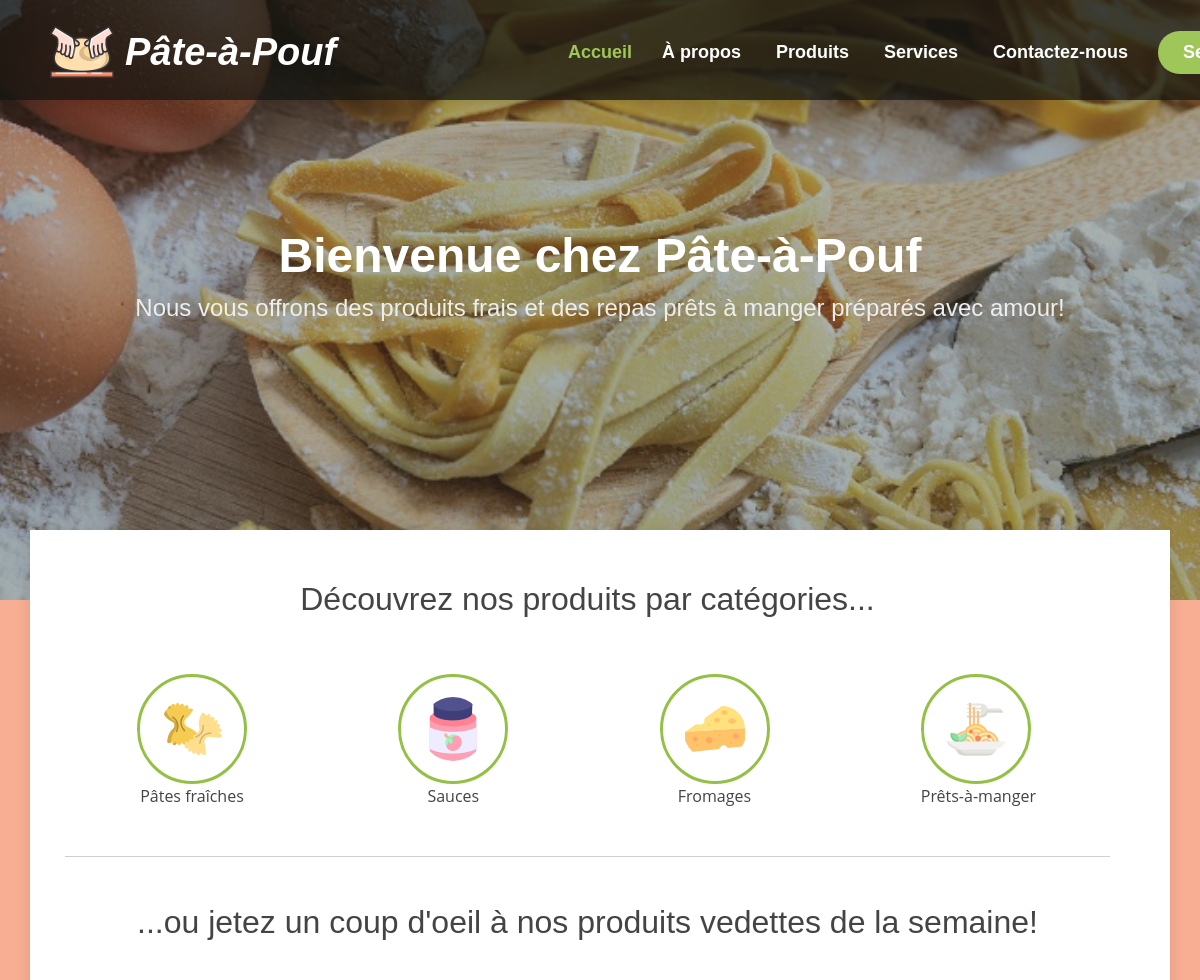
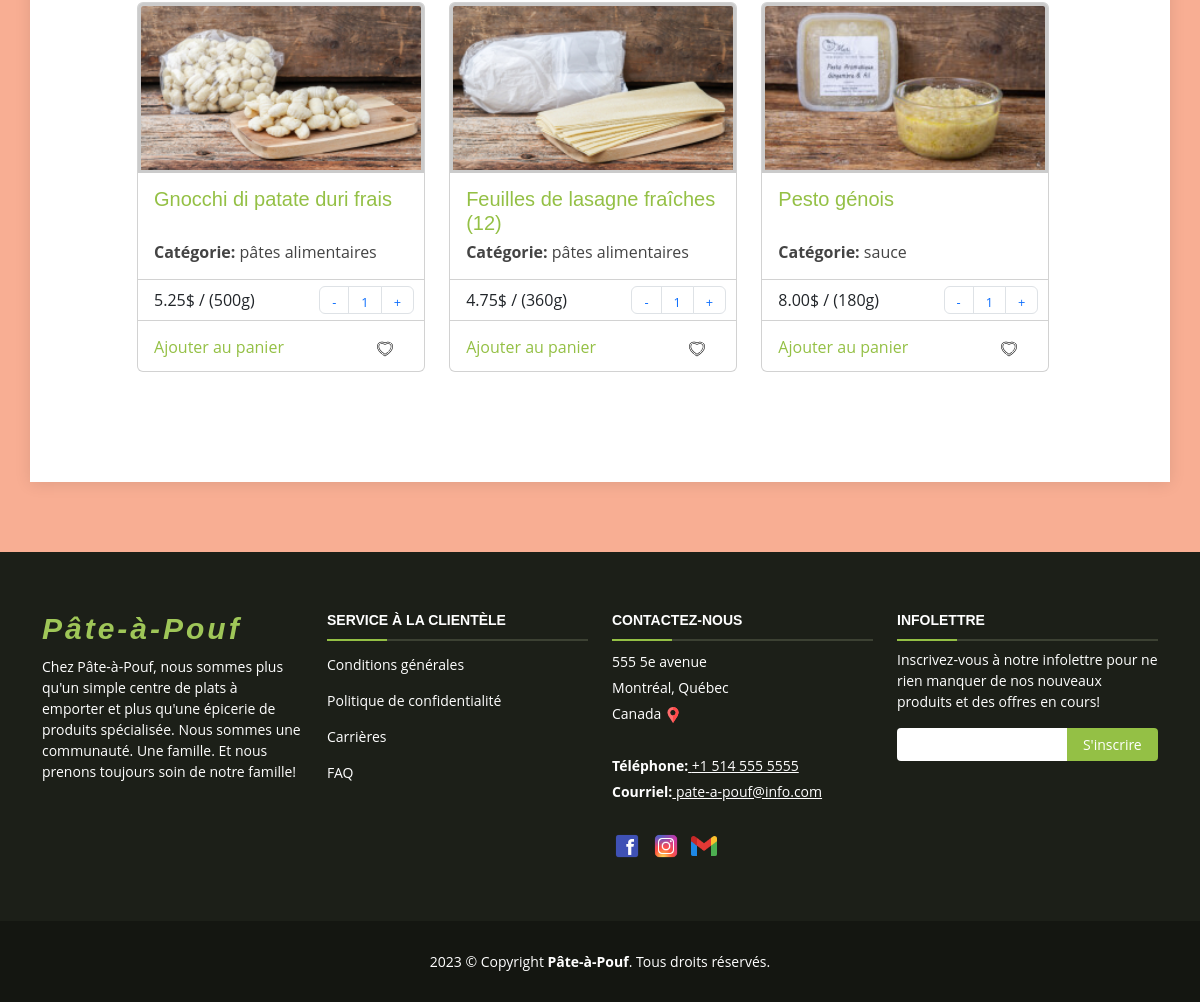
The page / on the database its author committed (2 pictures, top to bottom).
### tables this page shows
CREATE TABLE `produits` (
  `IdP` int(11) NOT NULL,
  `nom` varchar(50) NOT NULL,
  `categorie` varchar(30) NOT NULL,
  `ingredients` varchar(256) DEFAULT NULL,
  `prix` float DEFAULT NULL,
  `quantite` int(4) DEFAULT NULL,
  `photo` varchar(256) DEFAULT NULL
);

### serveur/ressources/bd/modele.inc.php (called while the page is built, shortened)
<?php
 	require_once("connexion.inc.php");
class modeleDonnees{
function executer($requete=null,$params=null){
		$connexion = Connexion::getInstanceConnexion()->getConnexion();
		$stmt = $connexion->prepare($requete);
		$stmt->execute($params);
		return $stmt;
	}
}
?>

### serveur/ressources/bd/connexion.inc.php (called while the page is built, shortened)
<?php
    class Connexion{
        private static $instance;
        public static function getInstanceConnexion(){
            if(self::$instance ==null){
                self::$instance = new Connexion();
            }
            return self::$instance;
        }
        function connecter(){
           try {
              $dns = "mysql:host=".SERVEUR.";dbname=".BD;
              $options = array(
                PDO::ATTR_ERRMODE => PDO::ERRMODE_EXCEPTION
              );
              $this->connexion = new PDO( $dns, USAGER, MDP, $options );
            } catch ( Exception $e ) {
                echo "Probleme de connexion au serveur de bd";
                exit();
            }
        }
    }
?>

### serveur/produit/affichageProduits.php (the view, shortened to what this page needs)
<?php
    require_once(__DIR__.'/../ressources/bd/connexion.inc.php');
    require_once(__DIR__.'/../ressources/bd/modele.inc.php');
    $requete="SELECT * FROM produits";
    try{
        $instanceModele= modeleDonnees::getInstanceModele();
        $stmt = $instanceModele->executer($requete,[]);
        if ($ligne=$stmt->fetch(PDO::FETCH_OBJ)){
            while($ligne=$stmt->fetch(PDO::FETCH_OBJ)){
                listerProduits($ligne);
            }
        }
    }catch (Exception $e){
        echo 'ERREUR: '.$e;
    }finally {
    }
	function listerProduits($produit){
        $lienImage = chargerImage($produit->photo);
        $prix = miseEnFormePrix($produit->prix, $produit->quantite);
        $card = '
        <div class="card" style="width: 18rem;">
            <a href="#"><img src="'.$lienImage.'" class="card-img-top"></a>
            <div class="card-body">
                <a href="#"><h5 class="card-title">'.$produit->nom.'</h5></a>
            </div>
            <div class="card-body">
                <p><b>Catégorie: </b>'.$produit->categorie.'</p>
            </div>
            <ul class="list-group list-group-flush">
                <li class="list-group-item">'.$prix.'</li>
            </ul>
            <nav class = "qte">
                <ul class="pagination">
                    <li class="page-item"><a class="page-link moins">-</a></li>
                    <li class="page-item"><a contenteditable="true" class="page-link">1</a></li>
                    <li class="page-item"><a class="page-link plus">+</a></li>
                </ul>
            </nav>
            <div class="card-body">
                <a href="#" class="card-link">Ajouter au panier</a>
                <p class="card-fav"><img class="etat-like" src="client/images/general/notlike.png" alt="ajouter aux favoris"></p>
            </div>
        </div>';
        echo $card;
    }
    function chargerImage($image){
        $lien = 'client/images/produits/'.$image;
        $lienND = 'client/images/produits/visuel-non-disponible.jpg';
        if ($image != ""){
            if (file_exists($lien)){
                return $lien;
            }else {
                return $lienND;
            }
        } else {
            return $lienND;
        }
    }
    function miseEnFormePrix($prix, $qte){
        $prixStr = strval($prix);
        $qteStr = strval($qte);
        if (strlen($prixStr) != 0 && strlen($qteStr) != 0) {
            if (strpos($prixStr, '.')){
                $prixTab = explode(".", $prixStr);
                $prixEnt = $prixTab[0];
                $decimal = $prixTab[1];
                if (strlen($decimal) != 2) {
                    while (strlen($decimal) != 2) {
                        $decimal .= '0';
                    }
                }
            } else {
                $prixEnt =  $prixStr;
                $decimal = '00';
            }
            return $prixEnt.'.'.$decimal."$ / (".$qteStr."g)";
        } else {
            return 'Prix Non Disponible';
        }
    }
?>

### client/css/style.css (style rules this page uses)
body { font-family: "Open Sans", sans-serif; color: #444444; background-color: rgba(243, 116, 70, 0.582); }
a { color: #94c045; text-decoration: none; }
h1, h2, h3, h4, h5, h6 { font-family: "Raleway", sans-serif; }
.card-fav { float: right; margin-right: 15px; }
.card-body { margin-top: -2px; height: 55px; white-space: normal; }
.card { margin-right: 20px; display: inline-block; height: 370px; }
.card a img { height : 170px; object-fit: cover; border: solid; color:#99999981; }
.qte { float: right; margin-right: 10px; margin-top: -35px; }
.page-link { height: 28px; font-size: 0.8em; }

### rows shown on the page
produits: photo (picture), nom "Gnocchi di patate duri frais", categorie "pâtes alimentaires", prix "5.25$ / (500g)"
produits: photo (picture), nom "Feuilles de lasagne fraîches (12)", categorie "pâtes alimentaires", prix "4.75$ / (360g)"
produits: photo (picture), nom "Pesto génois", categorie "sauce", prix "8.00$ / (180g)"
